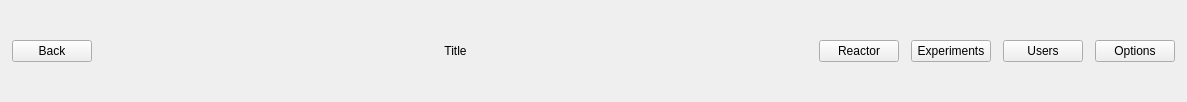
<?xml version="1.0" encoding="UTF-8"?>
<ui version="4.0">
 <class>MenuWidget</class>
 <widget class="QWidget" name="MenuWidget">
  <property name="geometry">
   <rect>
    <x>0</x>
    <y>0</y>
    <width>1187</width>
    <height>102</height>
   </rect>
  </property>
  <property name="sizePolicy">
   <sizepolicy hsizetype="Preferred" vsizetype="Fixed">
    <horstretch>0</horstretch>
    <verstretch>0</verstretch>
   </sizepolicy>
  </property>
  <property name="minimumSize">
   <size>
    <width>0</width>
    <height>72</height>
   </size>
  </property>
  <property name="windowTitle">
   <string>MenuWidget</string>
  </property>
  <layout class="QHBoxLayout" name="mainLayout">
   <property name="spacing">
    <number>12</number>
   </property>
   <property name="leftMargin">
    <number>12</number>
   </property>
   <property name="topMargin">
    <number>8</number>
   </property>
   <property name="rightMargin">
    <number>12</number>
   </property>
   <property name="bottomMargin">
    <number>8</number>
   </property>
   <item>
    <widget class="QPushButton" name="backButton">
     <property name="text">
      <string>Back</string>
     </property>
     <property name="icon">
      <iconset resource="resources.qrc">
       <normaloff>:/resources/icons/previous.svg</normaloff>:/resources/icons/previous.svg</iconset>
     </property>
     <property name="iconSize">
      <size>
       <width>24</width>
       <height>24</height>
      </size>
     </property>
    </widget>
   </item>
   <item>
    <spacer name="horizontalSpacer_2">
     <property name="orientation">
      <enum>Qt::Orientation::Horizontal</enum>
     </property>
     <property name="sizeHint" stdset="0">
      <size>
       <width>40</width>
       <height>20</height>
      </size>
     </property>
    </spacer>
   </item>
   <item>
    <widget class="QLabel" name="titleLabel">
     <property name="sizePolicy">
      <sizepolicy hsizetype="Expanding" vsizetype="Preferred">
       <horstretch>0</horstretch>
       <verstretch>0</verstretch>
      </sizepolicy>
     </property>
     <property name="text">
      <string>Title</string>
     </property>
     <property name="alignment">
      <set>Qt::AlignmentFlag::AlignCenter</set>
     </property>
    </widget>
   </item>
   <item>
    <spacer name="horizontalSpacer">
     <property name="orientation">
      <enum>Qt::Orientation::Horizontal</enum>
     </property>
     <property name="sizeHint" stdset="0">
      <size>
       <width>40</width>
       <height>20</height>
      </size>
     </property>
    </spacer>
   </item>
   <item>
    <widget class="QPushButton" name="reactorButton">
     <property name="text">
      <string>Reactor</string>
     </property>
     <property name="icon">
      <iconset resource="resources.qrc">
       <normaloff>:/resources/icons/grid.svg</normaloff>:/resources/icons/grid.svg</iconset>
     </property>
     <property name="iconSize">
      <size>
       <width>24</width>
       <height>24</height>
      </size>
     </property>
    </widget>
   </item>
   <item>
    <widget class="QPushButton" name="experimentButton">
     <property name="text">
      <string>Experiments</string>
     </property>
     <property name="icon">
      <iconset resource="resources.qrc">
       <normaloff>:/resources/icons/bar chart.svg</normaloff>:/resources/icons/bar chart.svg</iconset>
     </property>
     <property name="iconSize">
      <size>
       <width>24</width>
       <height>24</height>
      </size>
     </property>
    </widget>
   </item>
   <item>
    <widget class="QPushButton" name="userButton">
     <property name="text">
      <string>Users</string>
     </property>
     <property name="icon">
      <iconset resource="resources.qrc">
       <normaloff>:/resources/icons/users.svg</normaloff>:/resources/icons/users.svg</iconset>
     </property>
     <property name="iconSize">
      <size>
       <width>24</width>
       <height>24</height>
      </size>
     </property>
    </widget>
   </item>
   <item>
    <widget class="QPushButton" name="optionsButton">
     <property name="text">
      <string>Options</string>
     </property>
     <property name="icon">
      <iconset resource="resources.qrc">
       <normaloff>:/resources/icons/settings.svg</normaloff>:/resources/icons/settings.svg</iconset>
     </property>
     <property name="iconSize">
      <size>
       <width>24</width>
       <height>24</height>
      </size>
     </property>
    </widget>
   </item>
  </layout>
 </widget>
 <resources>
  <include location="resources.qrc"/>
 </resources>
 <connections/>
</ui>
